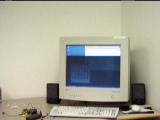
%> input picture Microsoft DataSets/Camouflage/b00008.bmp, 160 x 120 px; its folder holds 4 pictures in this run
$ octave TSSM_new2.m   (GNU Octave 9; MATLAB toolbox functions it lacks are replaced by stand-ins)
%> lines starting %> are read from the running program, lines starting %| are printed output that depends on the picture
clear all;
imagefiles = dir('*.bmp');
nfiles = 294;
graycells = cell(1,nfiles-1) ;
rgbcells = cell(1,nfiles-1) ;

for ii=1:nfiles
   currentfilename = imagefiles(ii).name;
   currentimage = imread(currentfilename);
%> currentimage is the input picture: size 120x160x3 uint8; mean R, G, B 168.4, 167.3, 151.3
   %resize image by 1/8
   currentimage = imresize(currentimage,0.2);
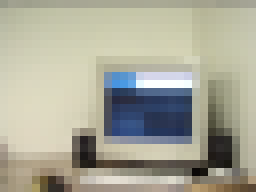
%> currentimage: size 24x32x3 uint8 (shown 8 times larger); mean R, G, B 168.8, 167.8, 151.6
   [rows,cols,dim] = size(currentimage);
%> rows = 24; cols = 32; dim = 3
   bwimage = reshape(rgb2gray(currentimage),[rows*cols,1]);
%> bwimage = 768 values, max 254 at index 443, min 8 at index 598, mean 166.3
   graycells {ii} = bwimage;
   images{ii} = currentimage;
end
%> pass 2 of the loop `for ii=1:nfiles`:
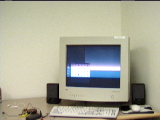
%> input picture Microsoft DataSets/Camouflage/b00019.bmp, 160 x 120 px
%> currentimage is the input picture: size 120x160x3 uint8; mean R, G, B 168, 167.6, 150.3
%> `currentimage = imresize(currentimage,0.2);`:
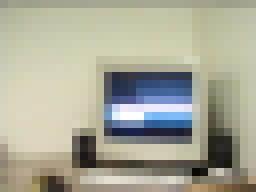
%> currentimage: size 24x32x3 uint8 (shown 8 times larger); mean R, G, B 168.4, 168, 150.6
%> bwimage = 768 values, max 255 at index 375, min 7 at index 598, mean 166.1
%> pass 3 of the loop `for ii=1:nfiles`:
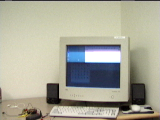
%> input picture Microsoft DataSets/Camouflage/b00030.bmp, 160 x 120 px
%> currentimage is the input picture: size 120x160x3 uint8; mean R, G, B 169.4, 168.2, 152.3
%> `currentimage = imresize(currentimage,0.2);`:
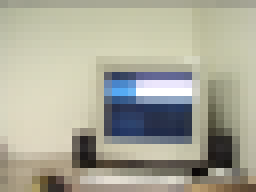
%> currentimage: size 24x32x3 uint8 (shown 8 times larger); mean R, G, B 169.8, 168.7, 152.6
%> bwimage = 768 values, max 255 at index 444, min 8 at index 598, mean 167.2
%> (the run ends here)
